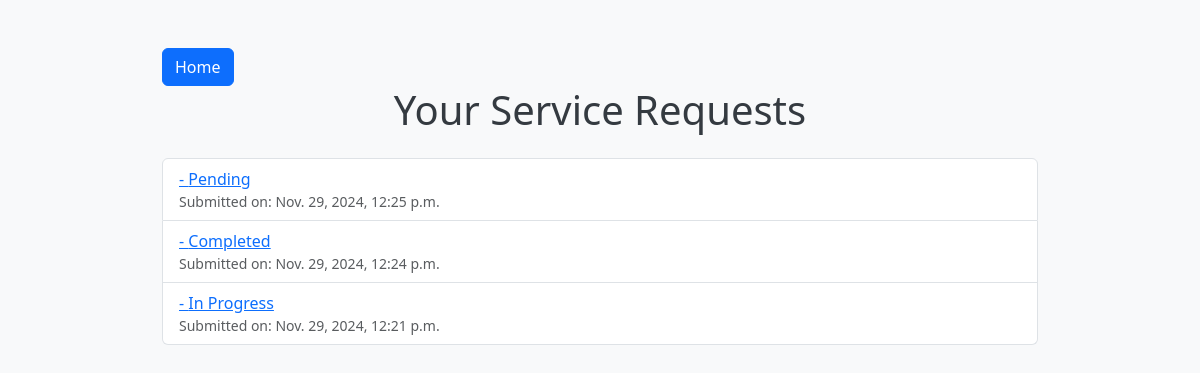
The app's page /requests/track/ (signed in) with its own data.
### service_requests/models.py (models this page shows, shortened)
class ServiceRequest(models.Model):
    TYPE_CHOICES = [
        ('Repair', 'Repair'),
        ('Installation', 'Installation'),
        ('Inquiry', 'Inquiry'),
    ]
    STATUS_CHOICES = [
        ('Pending', 'Pending'),
        ('In Progress', 'In Progress'),
        ('Completed', 'Completed'),
    ]
    status = models.CharField(
            max_length=20,
            choices=STATUS_CHOICES,
            default='pending',
        )
    customer = models.ForeignKey(User, on_delete=models.CASCADE)
    type = models.CharField(max_length=50, choices=TYPE_CHOICES)
    details = models.TextField()
    file = models.FileField(upload_to='uploads/', blank=True, null=True)
    status = models.CharField(max_length=50, choices=STATUS_CHOICES, default='Pending')
    created_at = models.DateTimeField(auto_now_add=True)
    updated_at = models.DateTimeField(auto_now=True)

### service_requests/views.py (the view)
# urls.py: path('track/', views.track_requests, name='track_requests'),  # View all requests
@login_required
def track_requests(request):
    requests = ServiceRequest.objects.filter(customer=request.user).order_by('-created_at')
    return render(request, 'service_requests/track_requests.html', {'requests': requests})

### service_requests/templates/service_requests/track_requests.html (shortened to what this page needs)
<head>
    <link href="https://cdn.jsdelivr.net/npm/bootstrap@5.3.0-alpha1/dist/css/bootstrap.min.css" rel="stylesheet">
</head>
<div class="container mt-5">
    <a href="{% url 'home' %}" class="btn btn-primary">Home</a>
    <h1 class="text-center mb-4">Your Service Requests</h1>
    <ul class="list-group">
        {% for request in requests %}
        <li class="list-group-item d-flex justify-content-between align-items-center">
            <div>
                <a href="{% url 'service_requests:request_details' request.pk %}">
                    <strong>{{ request.type_of_service }}</strong> - {{ request.status }}
                </a>
                <br>
                <small class="text-muted">Submitted on: {{ request.created_at }}</small>
            </div>
        </li>
        {% empty %}
        <p>No service requests found.</p>
        {% endfor %}
    </ul>
</div>

### service_requests/templates/service_requests/track_requests.html (style rules this page uses)
.container { max-width: 900px; }

### records on screen
ServiceRequest: status "Pending", created_at "Nov. 29, 2024, 12:25 p.m."
ServiceRequest: status "Completed", created_at "Nov. 29, 2024, 12:24 p.m."
ServiceRequest: status "In Progress", created_at "Nov. 29, 2024, 12:21 p.m."
